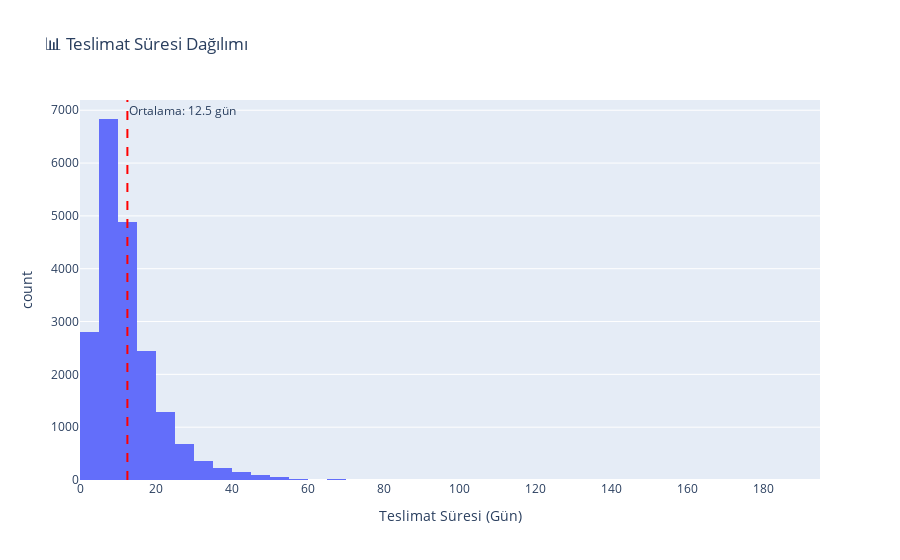

Notebook code cell kept with this figure:
### Markdown cell above
## Adım 3: Keşifsel Veri Analizi (EDA)

Model kurmadan önce verimizi anlamamız gerekiyor:
1. **Target dağılımı:** Teslimat süreleri nasıl dağılıyor?
2. **Feature ilişkileri:** Hangi faktörler teslimatı etkiliyor?

### Code cell
# Target dağılımı - Teslimat süreleri nasıl dağılıyor?
fig = px.histogram(df, x='target_days', nbins=50, 
                   title='📊 Teslimat Süresi Dağılımı',
                   labels={'target_days': 'Teslimat Süresi (Gün)', 'count': 'Sipariş Sayısı'})
fig.add_vline(x=df['target_days'].mean(), line_dash='dash', line_color='red',
              annotation_text=f"Ortalama: {df['target_days'].mean():.1f} gün")
fig.update_layout(showlegend=False)
fig.show()

print(f"📈 Teslimat Süresi İstatistikleri:")
print(f"   Min: {df['target_days'].min():.1f} gün")
print(f"   Ortalama: {df['target_days'].mean():.1f} gün")
print(f"   Medyan: {df['target_days'].median():.1f} gün")
print(f"   Max: {df['target_days'].max():.1f} gün")

### Figure 1 — Plotly figure (JSON) as saved in the notebook; plotly's stock layout.template omitted (floating-point values rounded to 4 significant figures; data arrays with more than 128 entries replaced by an {"elided": "..."} marker saying what was removed)
{"data": [{"alignmentgroup": "True", "bingroup": "x", "hovertemplate": "Teslimat Süresi (Gün)=%{x}<br>count=%{y}<extra></extra>", "legendgroup": "", "marker": {"color": "#636efa", "pattern": {"shape": ""}}, "name": "", "nbinsx": 50, "offsetgroup": "", "orientation": "v", "showlegend": false, "type": "histogram", "x": {"elided": "19899 float values"}, "xaxis": "x", "yaxis": "y"}], "layout": {"annotations": [{"showarrow": false, "text": "Ortalama: 12.5 gün", "x": 12.49, "xanchor": "left", "xref": "x", "y": 1, "yanchor": "top", "yref": "y domain"}], "barmode": "relative", "legend": {"tracegroupgap": 0}, "shapes": [{"line": {"color": "red", "dash": "dash"}, "type": "line", "x0": 12.49, "x1": 12.49, "xref": "x", "y0": 0, "y1": 1, "yref": "y domain"}], "showlegend": false, "title": {"text": "📊 Teslimat Süresi Dağılımı"}, "xaxis": {"anchor": "y", "domain": [0, 1], "title": {"text": "Teslimat Süresi (Gün)"}}, "yaxis": {"anchor": "x", "domain": [0, 1], "title": {"text": "count"}}}}
